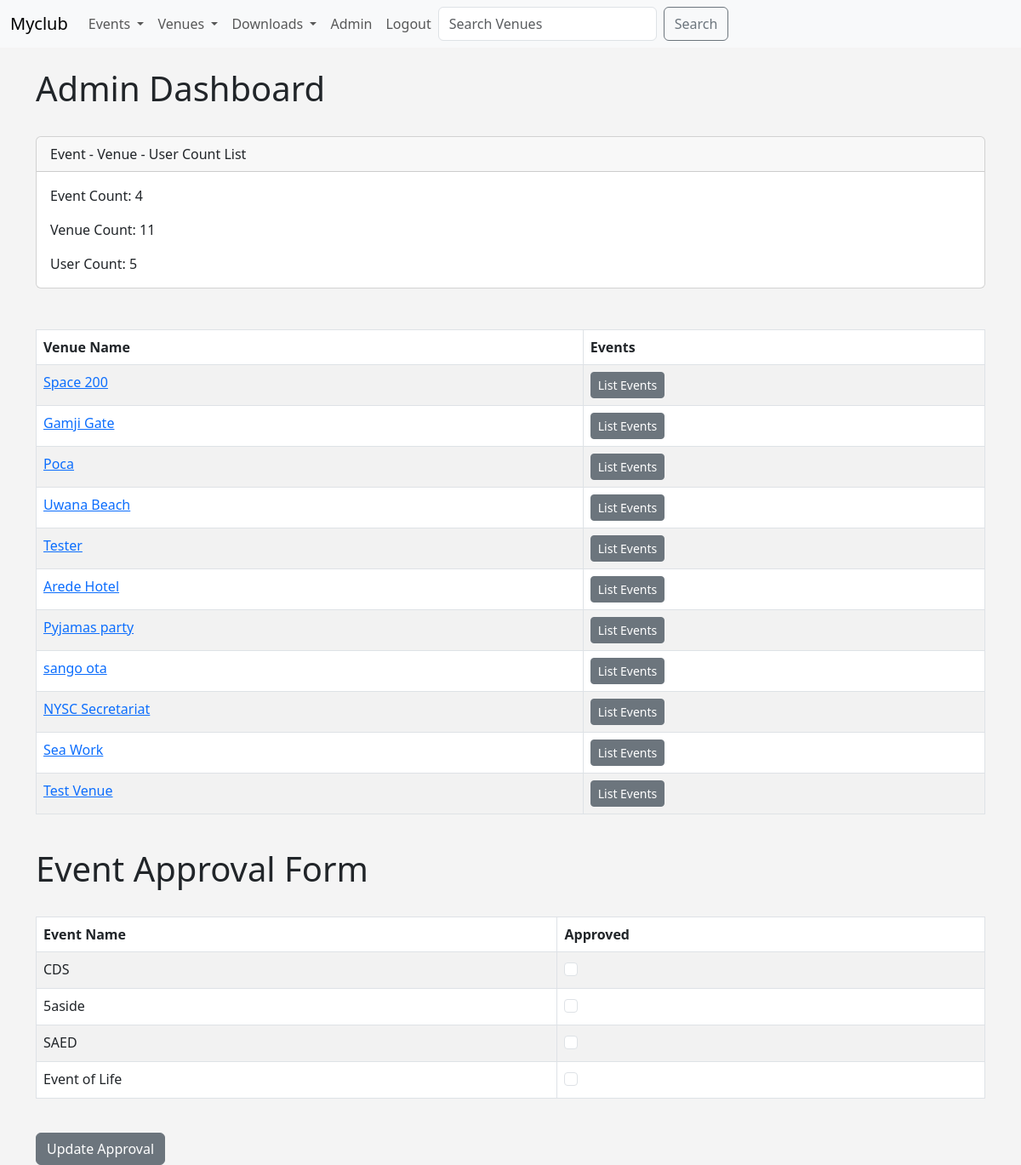
Page /admin_approval (signed in) on the earlier database version.
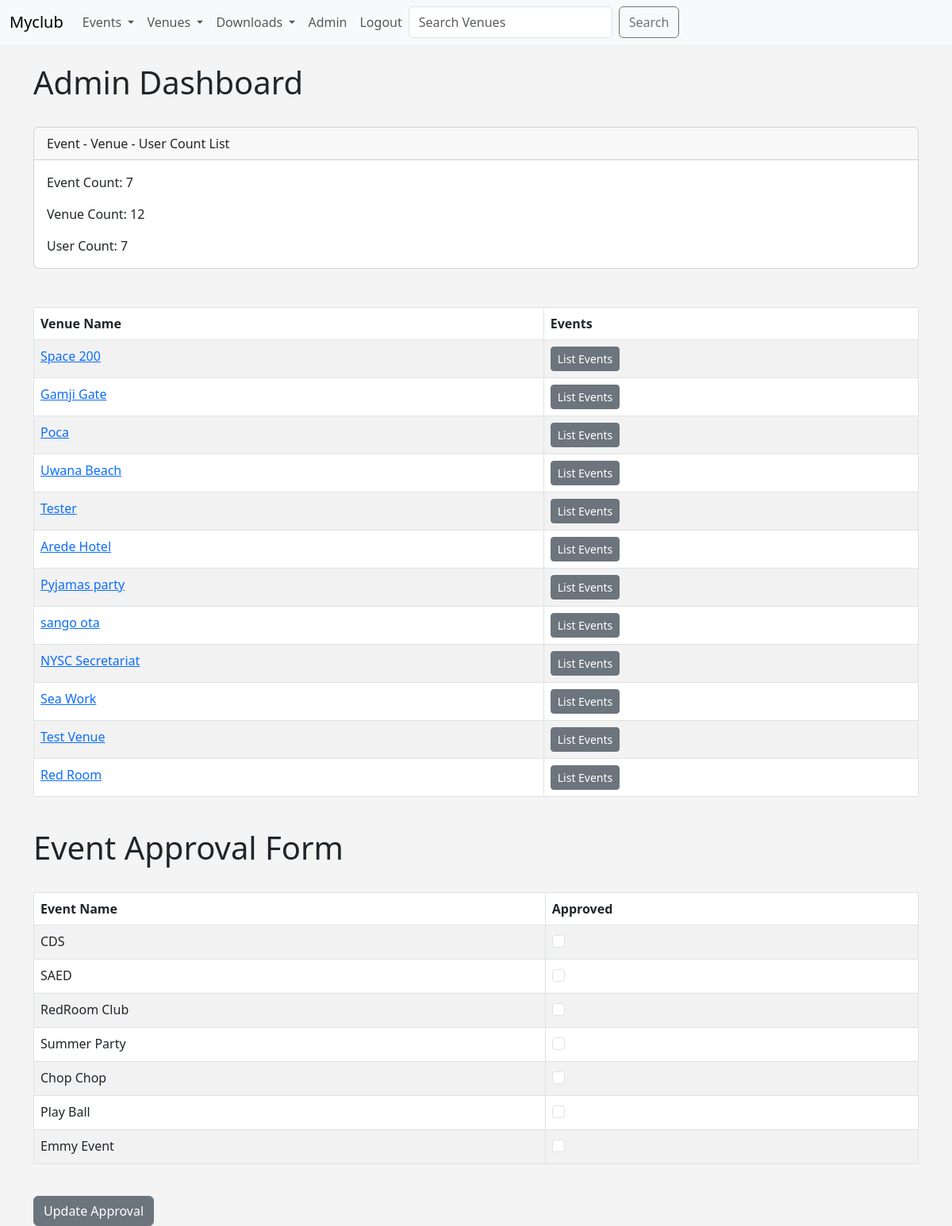
Same page on the later database version.
### events/models.py (models this page shows, shortened)
class Venue(models.Model):
    name = models.CharField('Venue name', max_length=100)
    address = models.CharField('Address', max_length=150,)
    phone = models.IntegerField('Contact Phone', max_length=15)
    email_address = models.EmailField('Email Address', max_length=25)
    owner = models.IntegerField('Venue Owner', blank=False, default=1)
    venue_img = models.ImageField(null=True, blank=True, upload_to="images/")
    def __str__(self):
        return self.name

class Events(models.Model):
    name = models.CharField('Event name', max_length=100)
    event_date = models.DateTimeField('Event date')
    venue = models.ForeignKey(Venue, blank=True, null=True, on_delete=models.CASCADE)
    manager = models.ForeignKey(User, blank=True, null=True, on_delete=models.SET_NULL)
    description = models.TextField(blank=True)
    attendees = models.ManyToManyField(MyClubUsers, blank=True)
    approved = models.BooleanField('Approved', default=False)
    def __str__(self):
        return self.name

### events/views.py (the view)
# urls.py: path('admin_approval', views.admin_approval, name='admin_approval'),
def admin_approval(request):
    venue_list = Venue.objects.all()
    event_count = Events.objects.all().count()
    venue_count = Venue.objects.all().count()
    user_count = User.objects.all().count()
    event_list = Events.objects.all().order_by('-event_date')
    if request.user.is_superuser:
        if request.method == "POST":
            id_list = request.POST.getlist('boxes')
            event_list.update(approved=False)
            for x in id_list:
                Events.objects.filter(pk=int(x)).update(approved=True)
            messages.success(request, ("Event List Approval Has Been Updated"))
            return redirect('event_list')
        else:
            return render(request, 'events/admin_approval.html', {
                'event_list': event_list,
                'event_count': event_count,
                'venue_count': venue_count,
                'user_count': user_count,
                'venue_list': venue_list,
            })
    else:
        messages.success(request, ("You're not authorized to view this page"))
        return redirect('home')

### events/templates/events/admin_approval.html (shortened to what this page needs)
<!DOCTYPE html>
<html lang="en">
<head>
</head>
<body>
    {% extends 'events/base.html' %}
    {% block content %}
    <h1>Admin Dashboard</h1>
    <br>
    <form action="" method="POST">
        <div class="card">
            <div class="card-header">
                Event - Venue - User Count List
            </div>
            <div class="card-body">
                <p class="card-text">Event Count: {{ event_count }}</p>
                <p class="card-text">Venue Count: {{ venue_count }}</p>
                <p class="card-text">User Count: {{ user_count }}</p>
            </div>
        </div>
        <br> <br>
        <table class="table table-striped table-hover table-bordered">
            <thead>
                <tr>
                    <th scope="col">Venue Name</th>
                    <th scope="col">Events</th>
                </tr>
            </thead>
            <tbody>
                {% for venue in venue_list %}
                <tr>
                    <td><a href=" {% url 'show-venue' venue.id %}">{{ venue }}</a> </td>
                <td>
                    <a href=" {% url 'venue_event' venue.id %}" class="btn btn-sm btn-secondary">List Events</a>
                </td>
                {% endfor %}
            </tbody>
        </table>
        <br>
        <h1>Event Approval Form</h1>
        <br>
    <table class="table table-striped table-hover table-bordered">
        <thead>
            <tr>
                <th scope="col">Event Name</th>
                <th scope="col">Approved</th>
            </tr>
        </thead>
        <tbody>
            {% for event in event_list %}
            <tr>
                <td>{{ event }}</td>
            <td>
                {% if event.approved %}
                <div class="form-check">
                    <input class="form-check-input" type="checkbox" checked="checked" value={{event.id}} name="boxes">
                </div>
                {% else %}
                <div class="form-check">
                    <input class="form-check-input" type="checkbox" value={{event.id}} name="boxes">
                </div>
                {% endif %}
            </td>
            {% endfor %}
        </tbody>
    </table>
    <br>
    <button class="btn btn-secondary" type="submit">Update Approval</button>
    {% endblock %}

Differences in the rows shown:
removed Events: name "5aside"
removed Events: name "Event of Life"
added Venue: name "Red Room"
added Events: name "RedRoom Club"
added Events: name "Summer Party"
added Events: name "Chop Chop"
added Events: name "Play Ball"
added Events: name "Emmy Event"
Other differences:
{{ event_count }}: "4" → "7"
{{ venue_count }}: "11" → "12"
{{ user_count }}: "5" → "7"
